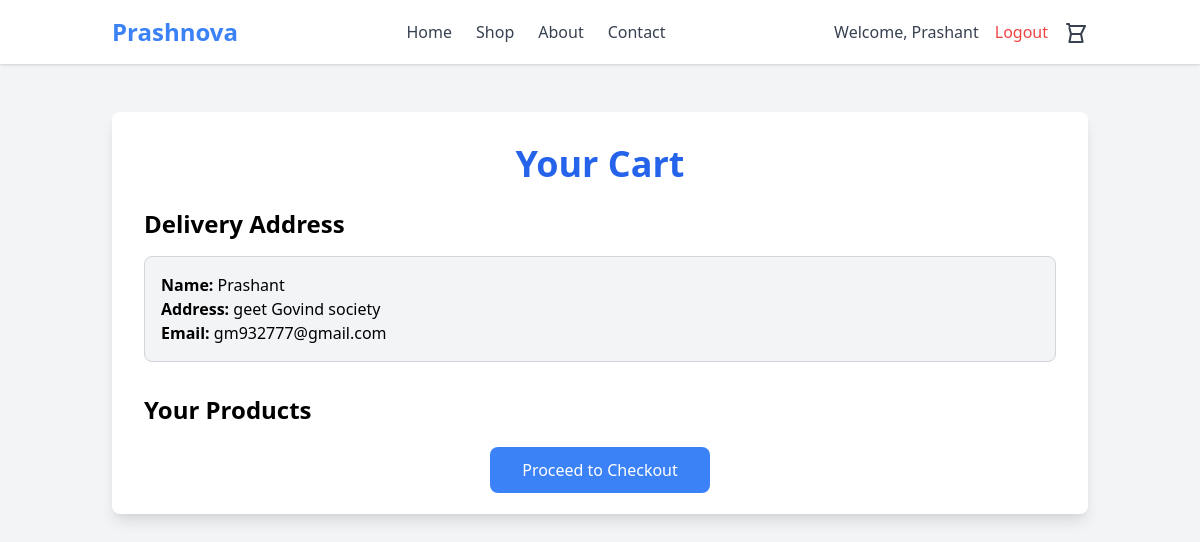
The page /viewcart (signed in) on the database its author committed.
### main.py (models this page shows, shortened)
class User(db.Model):
    id = db.Column(db.Integer, primary_key=True)
    username = db.Column(db.String(20), unique=False, nullable=False)
    email = db.Column(db.String(120), unique=True, nullable=False)
    password = db.Column(db.String(60), nullable=False)
    address = db.Column(db.String(300), nullable=False)

### main.py (the view)
@app.route("/viewcart")
def viewcart():
    cart = Cart.query.filter_by(user_id=session["user_id"]).all()
    user = User.query.get_or_404(session["user_id"])
    productList = []
    quantityList = []
    finalBill = 0
    i = 0
    for cart in cart:
        print(cart.product_id)
        productList.append(cart.product_id)
        quantityList.append(cart.quantity)
    products = []
    for product in productList:
        prod = Product.query.get_or_404(product)
        products.append(prod)
    for product in products:
        finalBill += product.price * quantityList[i]
        i += 1
    print(finalBill)
    return render_template(
        "cartitem.html",
        products=products,
        user=user,
        quantity=quantityList,
        finalBill=finalBill,
    )

### main.py (called while the page is built)
@app.context_processor
def inject_user_status():
    user_logged_in = "username" and "user_id" in session
    try:
        return {"user_logged_in": user_logged_in, "username": session["username"]}
    except:
        return {"user_logged_in": user_logged_in}

### templates/cartitem.html (shortened to what this page needs)
{% extends 'base.html' %}
{% block content %}
<div class="container mx-auto py-8">
    <div class="bg-white shadow-lg rounded-lg p-8">
        <h1 class="text-4xl font-bold mb-6 text-blue-600 text-center">Your Cart</h1>
        <div class="mb-8">
            <h2 class="text-2xl font-bold mb-4">Delivery Address</h2>
            <div class="border border-gray-300 rounded-lg p-4 bg-gray-100">
                <p><strong>Name:</strong> {{ user.username }}</p>
                <p><strong>Address:</strong> {{ user.address }}</p>
                <p><strong>Email:</strong> {{ user.email }}</p>
            </div>
        </div>
        <div>
            <h2 class="text-2xl font-bold mb-4">Your Products</h2>
        </div>
        <div class="text-center mt-8">
            <a href="{{url_for('paid',finalBill=finalBill)}}" class="bg-blue-500 text-white px-8 py-3 rounded-lg hover:bg-blue-600 transition">Proceed to Checkout</a>
        </div>
    </div>
</div>
{% endblock %}

### templates/base.html (shortened to what this page needs)
<!DOCTYPE html>
<html lang="en">
<head>
    <link href="https://cdn.jsdelivr.net/npm/tailwindcss@2.2.19/dist/tailwind.min.css" rel="stylesheet">
</head>
<body class="bg-gray-100">
    <nav class="bg-white shadow mb-4">
        <div class="container mx-auto flex justify-between items-center py-4 px-6">
            <div class="text-2xl font-bold text-blue-500">
                <a href="/">Prashnova</a>
            </div>
            <div>
                <ul class="flex items-center space-x-6">
                    <li><a href="/" class="text-gray-700 hover:text-blue-500">Home</a></li>
                    <li><a href="/shop" class="text-gray-700 hover:text-blue-500">Shop</a></li>
                    <li><a href="/about" class="text-gray-700 hover:text-blue-500">About</a></li>
                    <li><a href="/contact" class="text-gray-700 hover:text-blue-500">Contact</a></li>
                </ul>
            </div>
            <div class="flex items-center space-x-4">
                {% if user_logged_in %}
                    <span class="text-gray-700">Welcome, {{ username }}</span>
                    <a href="/logout" class="text-red-500 hover:underline">Logout</a>
                {% else %}
                    <a href="/login" class="text-blue-500 hover:underline">Login</a>
                    <a href="{{ url_for('register') }}" class="text-blue-500 hover:underline">Register</a>
                {% endif %}
                <a href="/viewcart" class="relative text-gray-700 hover:text-blue-500">
                    <svg xmlns="http://www.w3.org/2000/svg" class="h-6 w-6 inline-block" fill="none" viewBox="0 0 24 24" stroke="currentColor">
                        <path stroke-linecap="round" stroke-linejoin="round" stroke-width="2" d="M3 3h2l.4 2M7 13h10l4-8H5.4M7 13l-1.6 8H17M7 13L5.4 7M17 13l1.6 8M9 21h6" />
                    </svg>
                </a>
            </div>
        </div>
    </nav>
    <div class="container mx-auto px-6">
        {% block content %}{% endblock %}
    </div>
</body>
</html>

### rows shown on the page
User: username "Prashant", address "geet Govind society", email "gm932777@gmail.com"
